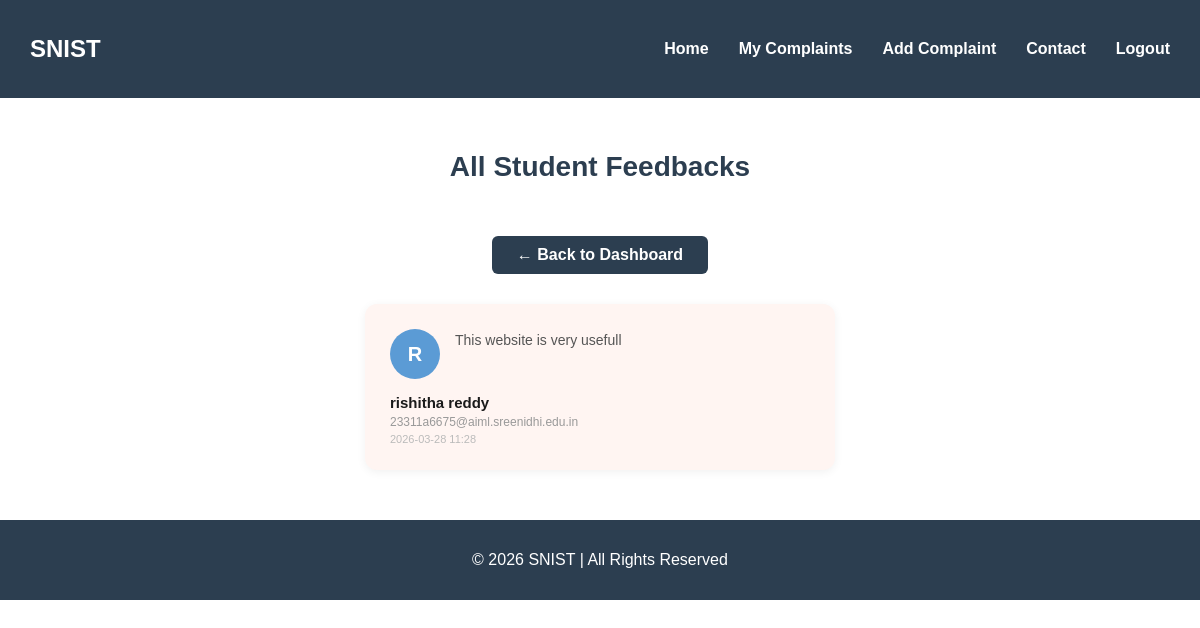
Screenshot of /all_student_feedbacks (signed in) with the database file from the repository.
### tables this page shows
CREATE TABLE feedback (
        id INTEGER PRIMARY KEY AUTOINCREMENT,
        name TEXT,
        email TEXT,
        comment TEXT,
        date TEXT);

### app.py (the view)
@app.route('/all_student_feedbacks')
def all_student_feedbacks():
    if 'user_id' not in session:
        return redirect('/login')
    conn = sqlite3.connect('database.db', timeout=10)
    c = conn.cursor()
    c.execute("SELECT * FROM feedback ORDER BY id DESC")
    feedbacks = c.fetchall()
    conn.close()
    return render_template('all_student_feedbacks.html', feedbacks=feedbacks)

### templates/all_student_feedbacks.html (shortened to what this page needs)
<!DOCTYPE html>
<html lang="en">
<head>
  <link rel="stylesheet" href="/static/student_dashboardstyle.css">
</head>
<body>
  <header class="navbar">
    <h2>SNIST</h2>
    <nav>
      <a href="/student_dashboard">Home</a>
      <a href="/my_complaints">My Complaints</a>
      <a href="/add_complaint">Add Complaint</a>
      <a href="#">Contact</a>
      <a href="/logout">Logout</a>
    </nav>
  </header>
  <h2 class="page-title">All Student Feedbacks</h2>
  <a href="/student_dashboard" class="back-btn">← Back to Dashboard</a>
  {% if feedbacks %}
  <div class="feedback-grid">
    {% for f in feedbacks %}
    <div class="feedback-card">
      <div class="feedback-top">
        <div class="avatar">{{ f[1][0]|upper }}</div>
        <p style="font-size: 14px; color: #555; line-height: 1.7; margin: 0;">{{ f[3] }}</p>
      </div>
      <h4>{{ f[1] }}</h4>
      <p class="email">{{ f[2] }}</p>
      <p class="date">{{ f[4] }}</p>
    </div>
    {% endfor %}
  </div>
  {% else %}
  <p class="no-feedback">No feedbacks yet. Be the first to comment!</p>
  {% endif %}
  <footer class="footer">
    <p>© 2026 SNIST | All Rights Reserved</p>
  </footer>
</body>
</html>

### static/student_dashboardstyle.css (style rules this page uses)
body { margin: 0; font-family: Arial, sans-serif; }
.navbar { display: flex; justify-content: space-between; align-items: center; background: #2c3e50; color: white; padding: 15px 30px; flex-wrap: wrap; gap: 10px; }
.navbar nav { display: flex; flex-wrap: wrap; gap: 10px; }
.navbar nav a { color: white; margin-left: 20px; text-decoration: none; font-weight: bold; }
.footer { background: #2c3e50; color: white; text-align: center; padding: 15px; }
html { scroll-behavior: smooth; }

### templates/all_student_feedbacks.html (style rules this page uses)
.page-title { text-align: center; padding: 30px; font-size: 28px; color: #2c3e50; }
.feedback-grid { display: flex; flex-wrap: wrap; justify-content: center; gap: 25px; padding: 20px 40px 50px 40px; }
.feedback-card { background: #fff5f2; border-radius: 12px; padding: 25px; width: 420px; text-align: left; box-shadow: 0 2px 10px rgba(0,0,0,0.06); }
.feedback-top { display: flex; flex-direction: row; gap: 15px; align-items: flex-start; margin-bottom: 15px; }
.avatar { width: 50px; height: 50px; border-radius: 50%; background: #5b9bd5; flex-shrink: 0; display: flex; align-items: center; justify-content: center; font-size: 20px; color: white; font-weight: bold; }
.feedback-card h4 { font-size: 15px; font-weight: bold; color: #1a1a1a; margin: 0 0 4px 0; }
.feedback-card .email { font-size: 12px; color: #999; margin: 0 0 4px 0; }
.feedback-card .date { font-size: 11px; color: #bbb; margin: 0; }
.back-btn { display: block; width: fit-content; margin: 10px auto 10px auto; padding: 10px 25px; background: #2c3e50; color: white; text-decoration: none; border-radius: 6px; font-weight: bold; }

### rows the page displays
feedback: name "R", comment "This website is very usefull", name "rishitha reddy", email "23311a6675@aiml.sreenidhi.edu.in", date "2026-03-28 11:28"
